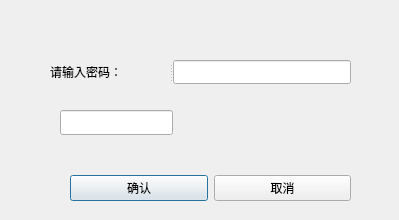
<?xml version="1.0" encoding="UTF-8"?>
<ui version="4.0">
 <class>DialogLoginDraw</class>
 <widget class="QDialog" name="DialogLoginDraw">
  <property name="geometry">
   <rect>
    <x>0</x>
    <y>0</y>
    <width>399</width>
    <height>220</height>
   </rect>
  </property>
  <property name="windowTitle">
   <string>登录密码</string>
  </property>
  <widget class="QSplitter" name="splitter">
   <property name="geometry">
    <rect>
     <x>50</x>
     <y>60</y>
     <width>301</width>
     <height>24</height>
    </rect>
   </property>
   <property name="orientation">
    <enum>Qt::Horizontal</enum>
   </property>
   <widget class="QLabel" name="label">
    <property name="text">
     <string>请输入密码：</string>
    </property>
    <property name="textInteractionFlags">
     <set>Qt::LinksAccessibleByMouse|Qt::TextEditable</set>
    </property>
   </widget>
   <widget class="QLineEdit" name="lineEdit_password">
    <property name="echoMode">
     <enum>QLineEdit::Password</enum>
    </property>
   </widget>
  </widget>
  <widget class="QWidget" name="layoutWidget">
   <property name="geometry">
    <rect>
     <x>70</x>
     <y>170</y>
     <width>281</width>
     <height>36</height>
    </rect>
   </property>
   <layout class="QHBoxLayout" name="horizontalLayout">
    <item>
     <widget class="QPushButton" name="pushButton_Yes">
      <property name="text">
       <string>确认</string>
      </property>
     </widget>
    </item>
    <item>
     <widget class="QPushButton" name="pushButton_No">
      <property name="text">
       <string>取消</string>
      </property>
     </widget>
    </item>
   </layout>
  </widget>
  <widget class="QLineEdit" name="label_mess">
   <property name="geometry">
    <rect>
     <x>60</x>
     <y>110</y>
     <width>113</width>
     <height>25</height>
    </rect>
   </property>
   <property name="readOnly">
    <bool>true</bool>
   </property>
  </widget>
 </widget>
 <resources/>
 <connections/>
</ui>
